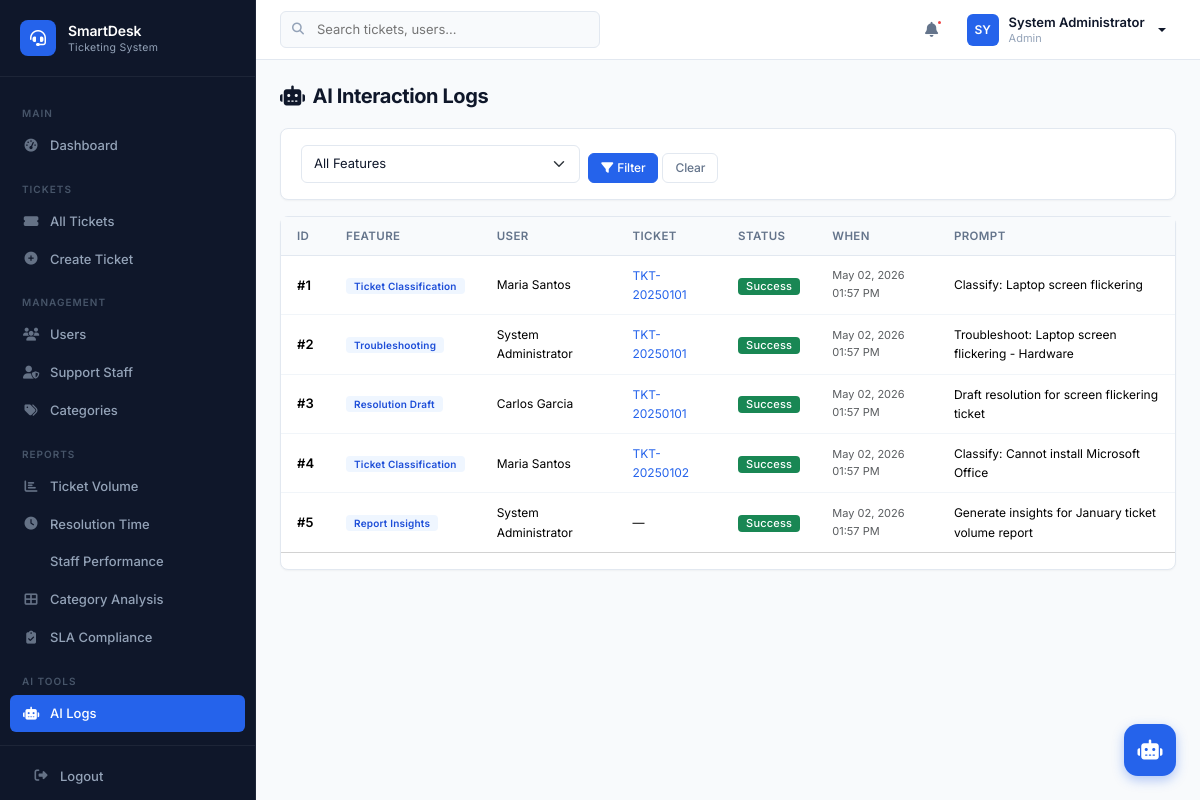
The app's page /modules/ai/logs.php (signed in) with its own data.
### tables this page shows
CREATE TABLE IF NOT EXISTS ai_interactions (
    ai_interaction_id INT AUTO_INCREMENT PRIMARY KEY,
    user_id INT DEFAULT NULL,
    ticket_id INT DEFAULT NULL,
    feature_name VARCHAR(100) NOT NULL,
    prompt_summary TEXT DEFAULT NULL,
    ai_response TEXT DEFAULT NULL,
    status ENUM('Success','Failed') NOT NULL DEFAULT 'Success',
    error_message TEXT DEFAULT NULL,
    created_datetime DATETIME NOT NULL DEFAULT CURRENT_TIMESTAMP,
    FOREIGN KEY (user_id) REFERENCES users(user_id) ON DELETE SET NULL,
    FOREIGN KEY (ticket_id) REFERENCES tickets(ticket_id) ON DELETE SET NULL,
    INDEX idx_ai_feature (feature_name),
    INDEX idx_ai_status (status),
    INDEX idx_ai_created (created_datetime)
);

CREATE TABLE IF NOT EXISTS users (
    user_id INT AUTO_INCREMENT PRIMARY KEY,
    employee_id VARCHAR(20) NOT NULL UNIQUE,
    full_name VARCHAR(100) NOT NULL,
    department VARCHAR(100) DEFAULT NULL,
    email VARCHAR(150) NOT NULL UNIQUE,
    contact_number VARCHAR(20) DEFAULT NULL,
    password_hash VARCHAR(255) NOT NULL,
    role ENUM('Admin','Support Staff','End User') NOT NULL DEFAULT 'End User',
    status ENUM('Active','Inactive') NOT NULL DEFAULT 'Active',
    created_datetime DATETIME NOT NULL DEFAULT CURRENT_TIMESTAMP,
    updated_datetime DATETIME NOT NULL DEFAULT CURRENT_TIMESTAMP ON UPDATE CURRENT_TIMESTAMP,
    INDEX idx_users_role (role),
    INDEX idx_users_status (status),
    INDEX idx_users_email (email)
);

CREATE TABLE IF NOT EXISTS tickets (
    ticket_id INT AUTO_INCREMENT PRIMARY KEY,
    ticket_number VARCHAR(20) NOT NULL UNIQUE,
    user_id INT NOT NULL,
    category_id INT DEFAULT NULL,
    assigned_staff_id INT DEFAULT NULL,
    issue_title VARCHAR(255) NOT NULL,
    issue_description TEXT NOT NULL,
    priority_level ENUM('Low','Medium','High','Critical') NOT NULL DEFAULT 'Medium',
    status ENUM('Open','Assigned','In Progress','Escalated','Resolved','Closed') NOT NULL DEFAULT 'Open',
    ai_suggested_category VARCHAR(100) DEFAULT NULL,
    ai_suggested_priority VARCHAR(20) DEFAULT NULL,
    ai_recommendation_reason TEXT DEFAULT NULL,
    sla_due_datetime DATETIME DEFAULT NULL,
    resolved_datetime DATETIME DEFAULT NULL,
    closed_datetime DATETIME DEFAULT NULL,
    created_datetime DATETIME NOT NULL DEFAULT CURRENT_TIMESTAMP,
    updated_datetime DATETIME NOT NULL DEFAULT CURRENT_TIMESTAMP ON UPDATE CURRENT_TIMESTAMP,
    FOREIGN KEY (user_id) REFERENCES users(user_id) ON DELETE CASCADE,
    FOREIGN KEY (category_id) REFERENCES categories(category_id) ON DELETE SET NULL,
    FOREIGN KEY (assigned_staff_id) REFERENCES support_staff(staff_id) ON DELETE SET NULL,
    INDEX idx_tickets_status (status),
    INDEX idx_tickets_priority (priority_level),
    INDEX idx_tickets_user (user_id),
    INDEX idx_tickets_staff (assigned_staff_id),
    INDEX idx_tickets_category (category_id),
    INDEX idx_tickets_sla (sla_due_datetime),
    INDEX idx_tickets_created (created_datetime)
);

### includes/functions.php (called while the page is built, shortened)
<?php
function e($string) {
    return htmlspecialchars($string ?? '', ENT_QUOTES, 'UTF-8');
}
function formatDateTime($dt) {
    return date('M d, Y h:i A', strtotime($dt));
}
function truncateText($text, $length = 80) {
    if (strlen($text) <= $length) return $text;
    return substr($text, 0, $length) . '...';
}
function paginate($totalRecords, $perPage = 15, $currentPage = 1) {
    $totalPages = max(1, ceil($totalRecords / $perPage));
    $currentPage = max(1, min($currentPage, $totalPages));
    $offset = ($currentPage - 1) * $perPage;
    return [
        'total' => $totalRecords,
        'per_page' => $perPage,
        'current_page' => $currentPage,
        'total_pages' => $totalPages,
        'offset' => $offset
    ];
}

### includes/auth.php (called while the page is built, shortened)
<?php
function getBaseUrl() {
    $scriptDir = dirname($_SERVER['SCRIPT_NAME']);
    $dir = realpath(dirname($_SERVER['SCRIPT_FILENAME']));
    $projectRoot = realpath(__DIR__ . '/..');
    $relative = str_replace($projectRoot, '', $dir);
    $depth = substr_count($relative, DIRECTORY_SEPARATOR);
    $base = $scriptDir;
    for ($i = 0; $i < $depth; $i++) {
        $base = dirname($base);
    }
    return rtrim($base, '/');
}

### modules/ai/logs.php (the view, shortened to what this page needs)
<?php
require_once __DIR__ . '/../../includes/header.php';
$pdo = getDBConnection();
$page = max(1, intval($_GET['page'] ?? 1));
$featureFilter = $_GET['feature'] ?? '';
$where = $featureFilter ? "WHERE ai.feature_name = ?" : '';
$params = $featureFilter ? [$featureFilter] : [];
$total = $pdo->prepare("SELECT COUNT(*) FROM ai_interactions ai $where"); $total->execute($params); $total = $total->fetchColumn();
$pagination = paginate($total, 20, $page);
$stmt = $pdo->prepare("SELECT ai.*, u.full_name, t.ticket_number FROM ai_interactions ai LEFT JOIN users u ON ai.user_id = u.user_id LEFT JOIN tickets t ON ai.ticket_id = t.ticket_id $where ORDER BY ai.created_datetime DESC LIMIT {$pagination['per_page']} OFFSET {$pagination['offset']}");
$stmt->execute($params);
$logs = $stmt->fetchAll();
$features = $pdo->query("SELECT DISTINCT feature_name FROM ai_interactions ORDER BY feature_name")->fetchAll(PDO::FETCH_COLUMN);
?>
<div class="page-header"><h1><i class="fas fa-robot me-2"></i>AI Interaction Logs</h1></div>
<div class="card mb-3"><div class="card-body py-3">
<form method="GET" class="row g-2 align-items-end">
<div class="col-md-4"><select name="feature" class="form-select form-select-sm"><option value="">All Features</option>
<?php foreach($features as $f): ?><option value="<?= e($f) ?>" <?= $featureFilter===$f?'selected':'' ?>><?= e($f) ?></option><?php endforeach; ?></select></div>
<div class="col-md-4"><button type="submit" class="btn btn-sm btn-primary"><i class="fas fa-filter me-1"></i>Filter</button><a href="logs.php" class="btn btn-sm btn-outline-secondary ms-1">Clear</a></div>
</form></div></div>
<div class="card"><div class="card-body p-0"><div class="table-responsive"><table class="table">
<thead><tr><th>ID</th><th>Feature</th><th>User</th><th>Ticket</th><th>Status</th><th>When</th><th>Prompt</th></tr></thead>
<tbody>
<?php foreach($logs as $l): ?>
<tr>
<td class="fw-600">#<?= $l['ai_interaction_id'] ?></td>
<td><span class="badge badge-ai"><?= e($l['feature_name']) ?></span></td>
<td class="fs-sm"><?= e($l['full_name'] ?? 'System') ?></td>
<td class="fs-sm"><?= $l['ticket_number'] ? '<a href="'.$baseUrl.'/modules/tickets/view.php?id='.$l['ticket_id'].'">'.$l['ticket_number'].'</a>' : '—' ?></td>
<td><span class="badge <?= $l['status']==='Success'?'bg-success':'bg-danger' ?>"><?= e($l['status']) ?></span></td>
<td class="fs-xs text-muted"><?= formatDateTime($l['created_datetime']) ?></td>
<td class="fs-sm"><?= e(truncateText($l['prompt_summary'] ?? '',50)) ?></td>
</tr>
<?php endforeach; ?>
</tbody></table></div>
<div class="card-footer bg-transparent py-2"><?= renderPagination($pagination, array_filter(['feature'=>$featureFilter])) ?></div>
</div></div>
<?php require_once __DIR__ . '/../../includes/footer.php'; ?>

### assets/css/app.css (style rules this page uses)
:root { --sidebar-width: 256px; --topbar-height: 60px; --slate-50: #f8fafc; --slate-100: #f1f5f9; --slate-200: #e2e8f0; --slate-300: #cbd5e1; --slate-400: #94a3b8; --slate-500: #64748b; --slate-600: #475569; --slate-700: #334155; --slate-800: #1e293b; --slate-900: #0f172a; --brand-50: #eff6ff; --brand-100: #dbeafe; --brand-500: #3b82f6; --brand-600: #2563eb; --brand-700: #1d4ed8; --success-50: #f0fdf4; --success-500: #22c55e; --success-700: #15803d; --warning-50: #fffbeb; --warning-500: #f59e0b; --warning-700: #b45309; --danger-50: #fef2f2; --danger-500: #ef4444; --danger-700: #b91c1c; --info-50: #ecfeff; --info-500: #06b6d4; --info-700: #0e7490; --body-bg: var(--slate-50); --card-bg: #ffffff; --border-color: var(--slate-200); --text-primary: var(--slate-900); --text-secondary: var(--slate-500); --text-muted: var(--slate-400); --shadow-xs: 0 1px 2px rgba(0,0,0,0.04); --shadow-sm: 0 1px 3px rgba(0,0,0,0.06), 0 1px 2px rgba(0,0,0,0.04); --shadow-md: 0 4px 6px -1px rgba(0,0,0,0.06), 0 2px 4px -2px rgba(0,0,0,0.04); --shadow-lg: 0 10px 15px -3px rgba(0,0,0,0.08), 0 4px 6px -4px rgba(0,0,0,0.03); --radius: 8px; --radius-lg: 12px; --transition: all 0.15s ease; }
*,*::before,*::after { box-sizing: border-box; }
body { font-family: 'Inter', -apple-system, BlinkMacSystemFont, 'Segoe UI', sans-serif; background: var(--body-bg); color: var(--text-primary); font-size: 13.5px; line-height: 1.6; margin: 0; -webkit-font-smoothing: antialiased; }
a { color: var(--brand-600); text-decoration: none; }
.page-header { margin-bottom: 20px; }
.page-header h1 { font-size: 20px; font-weight: 700; margin: 0 0 2px; color: var(--text-primary); letter-spacing: -0.02em; }
.card { background: var(--card-bg); border: 1px solid var(--border-color); border-radius: var(--radius); box-shadow: var(--shadow-xs); }
.card-body { padding: 20px; }
.table { margin: 0; font-size: 13px; }
.table thead th { background: var(--slate-50); border-bottom: 1px solid var(--border-color); font-weight: 600; font-size: 11.5px; text-transform: uppercase; letter-spacing: 0.4px; color: var(--text-secondary); padding: 10px 16px; white-space: nowrap; }
.table tbody td { padding: 10px 16px; border-bottom: 1px solid var(--slate-100); vertical-align: middle; }
.table tbody tr:last-child td { border-bottom: none; }
.badge { font-weight: 500; font-size: 11px; padding: 3px 8px; border-radius: 4px; letter-spacing: 0.2px; }
.badge-ai { background: var(--brand-50); color: var(--brand-700); font-size: 10px; font-weight: 600; }
.btn { font-weight: 500; font-size: 13px; padding: 7px 16px; border-radius: 6px; transition: var(--transition); letter-spacing: -0.01em; }
.btn-primary { background: var(--brand-600); border-color: var(--brand-600); }
.btn-outline-secondary { border-color: var(--border-color); color: var(--text-secondary); }
.btn-sm { font-size: 12px; padding: 5px 12px; }
.form-control, .form-select { border: 1px solid var(--border-color); border-radius: 6px; padding: 8px 12px; font-size: 13px; transition: var(--transition); color: var(--text-primary); }
.fw-600 { font-weight: 600; }
.fs-xs { font-size: 11px; }
.fs-sm { font-size: 12px; }

### records on screen
ai_interactions: ai_interaction_id "1", feature_name "Ticket Classification", user.full_name "Maria Santos", ticket.ticket_number "TKT-20250101", status "Success", created_datetime "May 02, 2026 01:57 PM", prompt_summary "Classify: Laptop screen flickering"
ai_interactions: ai_interaction_id "2", feature_name "Troubleshooting", user.full_name "System Administrator", ticket.ticket_number "TKT-20250101", status "Success", created_datetime "May 02, 2026 01:57 PM", prompt_summary "Troubleshoot: Laptop screen flickering - Hardware"
ai_interactions: ai_interaction_id "3", feature_name "Resolution Draft", user.full_name "Carlos Garcia", ticket.ticket_number "TKT-20250101", status "Success", created_datetime "May 02, 2026 01:57 PM", prompt_summary "Draft resolution for screen flickering ticket"
ai_interactions: ai_interaction_id "4", feature_name "Ticket Classification", user.full_name "Maria Santos", ticket.ticket_number "TKT-20250102", status "Success", created_datetime "May 02, 2026 01:57 PM", prompt_summary "Classify: Cannot install Microsoft Office"
ai_interactions: ai_interaction_id "5", feature_name "Report Insights", user.full_name "System Administrator", status "Success", created_datetime "May 02, 2026 01:57 PM", prompt_summary "Generate insights for January ticket volume report"

### other values on screen
substr(getCurrentUserName(), 0, 2) "SY"
getCurrentUserName() "System Administrator"
getCurrentUserRole() "Admin"
